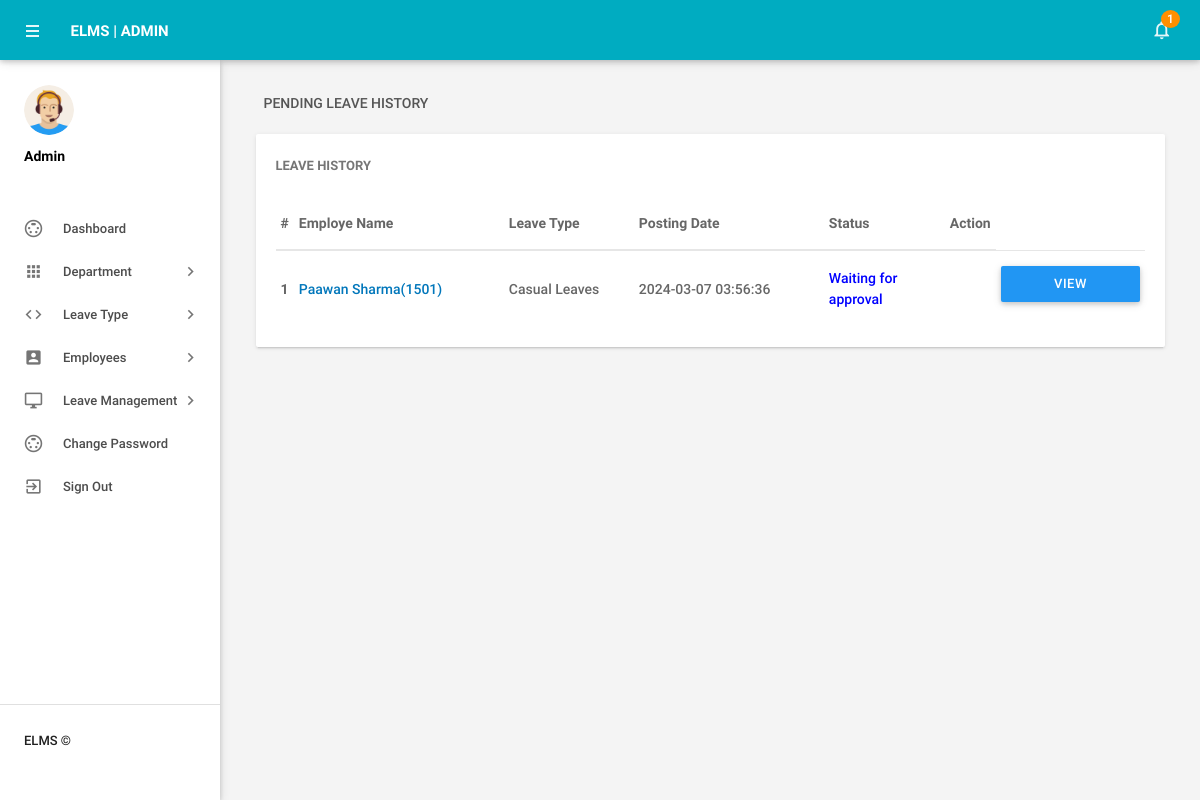
The app's page /admin/pending-leavehistory.php (signed in) with its own data.
### tables this page shows
CREATE TABLE `tblleaves` (
  `id` int(11) NOT NULL,
  `LeaveType` varchar(110) DEFAULT NULL,
  `ToDate` varchar(120) DEFAULT NULL,
  `FromDate` varchar(120) DEFAULT NULL,
  `Description` mediumtext DEFAULT NULL,
  `PostingDate` timestamp NULL DEFAULT current_timestamp(),
  `AdminRemark` mediumtext DEFAULT NULL,
  `AdminRemarkDate` varchar(120) DEFAULT NULL,
  `Status` int(1) DEFAULT NULL,
  `IsRead` int(1) DEFAULT NULL,
  `empid` int(11) DEFAULT NULL
);

CREATE TABLE `tblemployees` (
  `id` int(11) NOT NULL,
  `EmpId` varchar(100) NOT NULL,
  `FirstName` varchar(150) DEFAULT NULL,
  `LastName` varchar(150) DEFAULT NULL,
  `EmailId` varchar(200) DEFAULT NULL,
  `Password` varchar(180) DEFAULT NULL,
  `Gender` varchar(100) DEFAULT NULL,
  `Dob` varchar(100) DEFAULT NULL,
  `Department` varchar(255) DEFAULT NULL,
  `Address` varchar(255) DEFAULT NULL,
  `City` varchar(200) DEFAULT NULL,
  `Country` varchar(150) DEFAULT NULL,
  `Phonenumber` char(11) DEFAULT NULL,
  `Status` int(1) DEFAULT NULL,
  `RegDate` timestamp NULL DEFAULT current_timestamp()
);

### admin/pending-leavehistory.php (the view, shortened to what this page needs)
<?php
include('includes/config.php');
if(strlen($_SESSION['alogin'])==0)
    {
header('location:index.php');
}
else{
 ?>
<!DOCTYPE html>
<html lang="en">
    <head>
        <link type="text/css" rel="stylesheet" href="../assets/plugins/materialize/css/materialize.min.css"/>
        <link href="../assets/plugins/material-preloader/css/materialPreloader.min.css" rel="stylesheet">
        <link href="../assets/plugins/datatables/css/jquery.dataTables.min.css" rel="stylesheet">
                <link href="../assets/plugins/google-code-prettify/prettify.css" rel="stylesheet" type="text/css"/>
        <link href="../assets/css/alpha.min.css" rel="stylesheet" type="text/css"/>
        <link href="../assets/css/custom.css" rel="stylesheet" type="text/css"/>
    </head>
    <body>
       <?php include('includes/header.php');?>
       <?php include('includes/sidebar.php');?>
            <main class="mn-inner">
                <div class="row">
                    <div class="col s12">
                        <div class="page-title">Pending Leave History</div>
                    </div>
                    <div class="col s12 m12 l12">
                        <div class="card">
                            <div class="card-content">
                                <span class="card-title">Leave History</span>
                                <table id="example" class="display responsive-table ">
                                    <thead>
                                        <tr>
                                            <th>#</th>
                                            <th width="200">Employe Name</th>
                                            <th width="120">Leave Type</th>
                                             <th width="180">Posting Date</th>
                                            <th>Status</th>
                                            <th align="center">Action</th>
                                        </tr>
                                    </thead>
                                    <tbody>
<?php
$status=0;
$sql = "SELECT tblleaves.id as lid,tblemployees.FirstName,tblemployees.LastName,tblemployees.EmpId,tblemployees.id,tblleaves.LeaveType,tblleaves.PostingDate,tblleaves.Status from tblleaves join tblemployees on tblleaves.empid=tblemployees.id where tblleaves.Status=:status order by lid desc";
$query = $dbh -> prepare($sql);
$query->bindParam(':status',$status,PDO::PARAM_STR);
$query->execute();
$results=$query->fetchAll(PDO::FETCH_OBJ);
$cnt=1;
if($query->rowCount() > 0)
{
foreach($results as $result)
{
      ?>
                                        <tr>
                                            <td> <b><?php echo htmlentities($cnt);?></b></td>
                                              <td><a href="editemployee.php?empid=<?php echo htmlentities($result->id);?>" target="_blank"><?php echo htmlentities($result->FirstName." ".$result->LastName);?>(<?php echo htmlentities($result->EmpId);?>)</a></td>
                                            <td><?php echo htmlentities($result->LeaveType);?></td>
                                            <td><?php echo htmlentities($result->PostingDate);?></td>
                                                                       <td><?php $stats=$result->Status;
if($stats==1){
                                             ?>
                                                 <span style="color: green">Approved</span>
                                                 <?php } if($stats==2)  { ?>
                                                <span style="color: red">Not Approved</span>
                                                 <?php } if($stats==0)  { ?>
 <span style="color: blue">Waiting for approval</span>
 <?php } ?>
                                             </td>
          <td>
           <td><a href="leave-details.php?leaveid=<?php echo htmlentities($result->lid);?>" class="waves-effect waves-light btn blue m-b-xs"  > View Details</a></td>
                                    </tr>
                                         <?php $cnt++;} }?>
                                    </tbody>
                                </table>
                            </div>
                        </div>
                    </div>
                </div>
            </main>
        </div>
        <div class="left-sidebar-hover"></div>
    </body>
</html>
<?php } ?>

### records on screen
tblleaves: tblemployees.FirstName+LastName "Paawan Sharma", tblemployees.EmpId "1501", LeaveType "Casual Leaves", PostingDate "2024-03-07 03:56:36", Status "Waiting for approval"

### other values on screen
$unreadcount "1"
